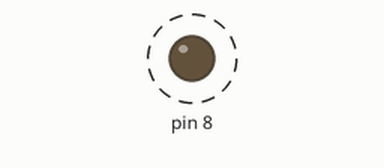
Bench run of a sketch on a simulated Arduino Uno, built with avr-gcc and run on an emulated ATmega328P. Shown: output pins drawn as LEDs (lit = HIGH). Dashed ring = blinking.

Above: at 0.5 s.
Timing chart, 0 to 4.6 s (numbered marks = the images above):
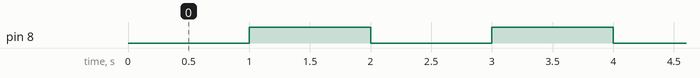

Measured:
- by itself, pin 8: alternates HIGH for 1.0 s and LOW for 1.0 s

The sketch:

MCP23017Switch.ino
```cpp
#include <Wire.h>
#include "Adafruit_MCP23017.h"

Adafruit_MCP23017 MCP0;
Adafruit_MCP23017 MCP1;

void setup() {
  MCP0.begin();
  MCP1.begin(1);

  MCP0.pinMode(0, OUTPUT);
  MCP1.pinMode(1, OUTPUT);

  pinMode(8, OUTPUT);
}

void loop() {
  digitalWrite(8, LOW);
  delay(1000);
  digitalWrite(8, HIGH);
  delay(1000);
}
```
